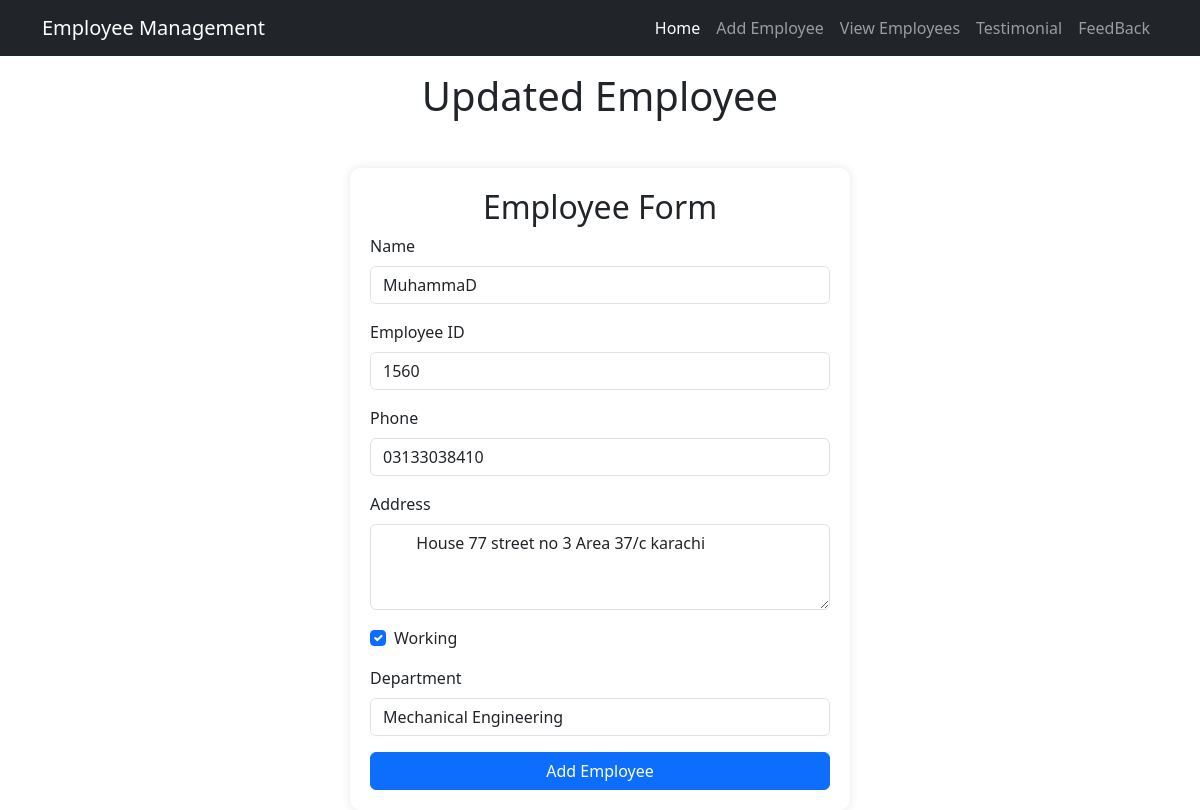
The app's page /emp/emp_updated/1560/ with its own data.
### emp/models.py (models this page shows, shortened)
class Emp(models.Model):
    name = models.CharField(max_length=200)
    emp_id = models.CharField(max_length=200)
    phone = models.CharField(max_length=200)
    address = models.CharField(max_length=200)
    working = models.BooleanField(default=True)
    department = models.CharField(max_length=200)

### emp/views.py (the view)
# urls.py: path('emp_updated/<int:emp_id>/',views.emp_updated),
def emp_updated(request,emp_id):
    emp = get_object_or_404(Emp, pk=emp_id)
    return render(request,"emp/updated_emp.html",{"emp":emp})

### templates/emp/updated_emp.html (shortened to what this page needs)
<!doctype html>
<html lang="en">
  <head>
    <link href="https://cdn.jsdelivr.net/npm/bootstrap@5.3.3/dist/css/bootstrap.min.css" rel="stylesheet">
  </head>
  <body>
    {% include 'emp/navbar.html' %}
    <h1 class="text-center my-3">Updated Employee</h1>
    <div class="container mt-5">
        <div class="form-container">
            <h2 class="text-center">Employee Form</h2>
               <form action="/emp/to_Updated/{{emp.id}}/" method="POST">
                <div class="mb-3">
                    <label for="name" class="form-label">Name</label>
                    <input type="text" value="{{emp.name}}" class="form-control" id="emp_name" name="emp_name" placeholder="Enter Name" >
                </div>
                <div class="mb-3">
                    <label for="emp_id" class="form-label">Employee ID</label>
                    <input type="text" value="{{emp.id}}" class="form-control" id="emp_id" name="emp_id" placeholder="Enter Employee ID" >
                </div>
                <div class="mb-3">
                    <label for="phone" class="form-label">Phone</label>
                    <input type="text" value="{{emp.phone}}" class="form-control" id="phone" name="emp_phone" placeholder="Enter Phone Number" >
                </div>
                <div class="mb-3">
                    <label for="address" class="form-label">Address</label>
                    <textarea class="form-control" id="address" name="emp_address" rows="3" placeholder="Enter Address" > {{emp.address}}</textarea>
                </div>
                <div class="mb-3 form-check">
                    <input type="checkbox" class="form-check-input" id="working" name="emp_working" {% if emp.working %}checked{% endif %}>
                    <label class="form-check-label"  for="working">Working</label>
                </div>
                <div class="mb-3">
                    <label for="department" class="form-label">Department</label>
                    <select class="form-control" id="department" name="emp_department">
                        <option value="Mechanical Engineering" {% if emp.department == "Mechanical Engineering" %}selected{% endif %}>Mechanical Engineering</option>
                    </select>
                </div>
                <button type="submit" class="btn btn-primary">Add Employee </button>
            </form>
        </div>
    </div>
  </body>
</html>

### templates/emp/updated_emp.html (style rules this page uses)
body { background-color: #f8f9fa; }
.form-container { max-width: 500px; margin: auto; padding: 20px; background: white; border-radius: 10px; box-shadow: 0px 0px 10px rgba(0, 0, 0, 0.1); }
.btn-primary { display: block; width: 100%; background-color: #007bff; border: none; }

### records on screen
Emp: emp_name "MuhammaD", emp_id "1560", emp_phone "03133038410", emp_address "House 77 street no 3 Area 37/c karachi", working "☑", emp_department "Mechanical Engineering"
